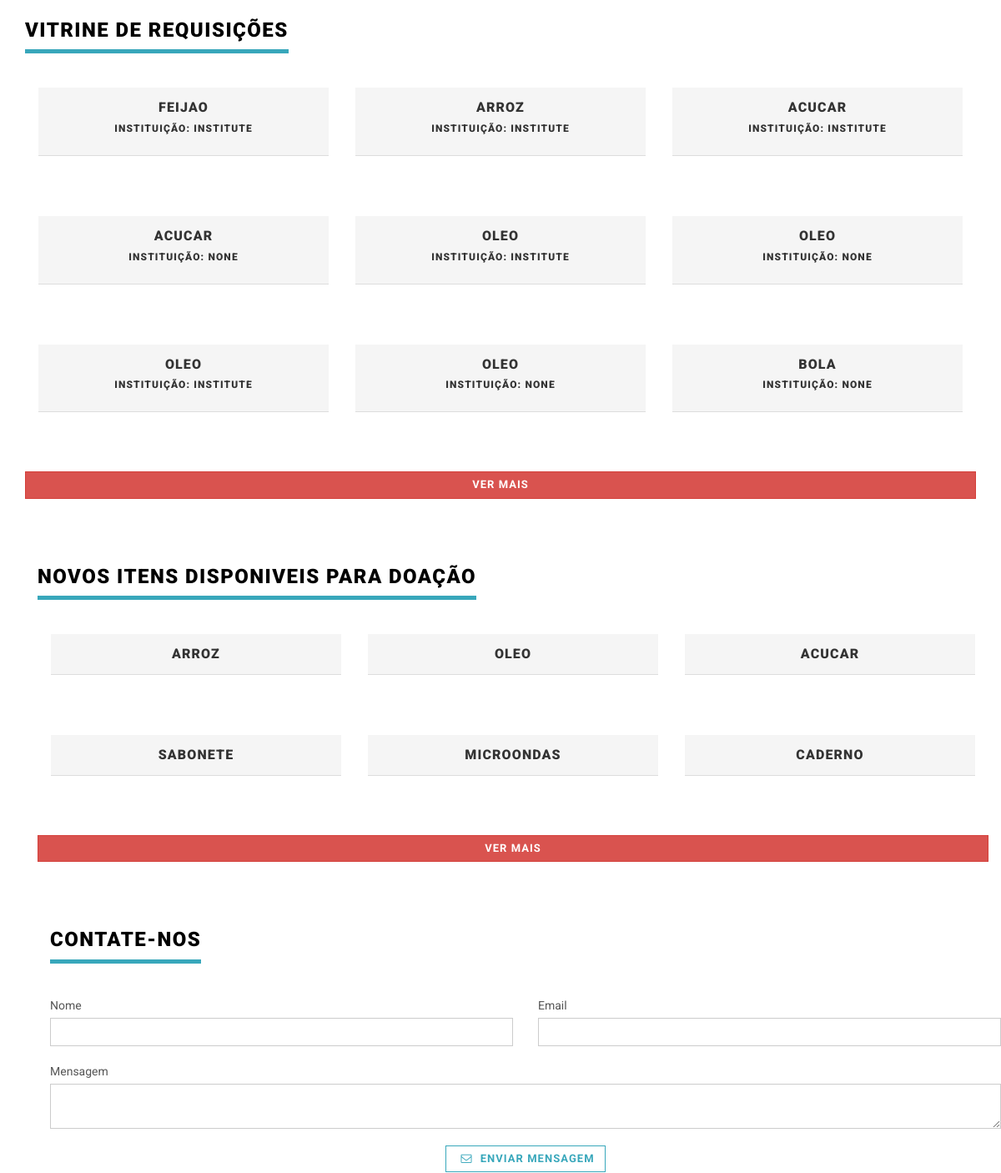
The app's page / (middle part), older data.
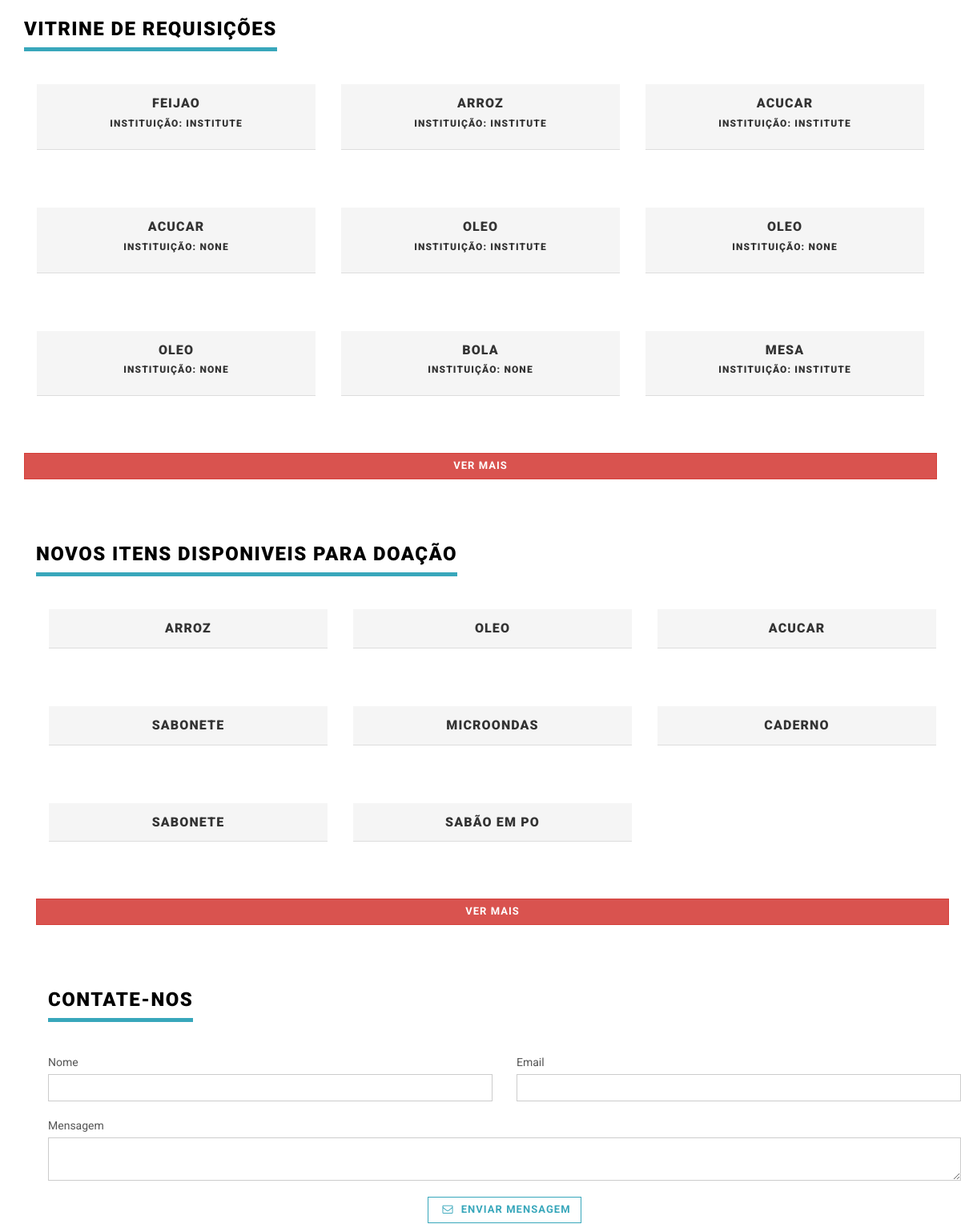
The same page, newer data.
### app/models.py (models this page shows, shortened)
class TimeStamped(models.Model):
    class Meta:
        abstract = True
    created_at = models.DateTimeField(auto_now_add=True)
    published_at = models.DateTimeField(auto_now=True)

class Requirement(TimeStamped):
    class Meta:
        verbose_name = "Necessidade"
        verbose_name_plural = "Necessidades"
    name = models.CharField(max_length=100, blank=True, null=True)
    type = models.CharField(max_length=50, choices=object_type)
    status = models.BooleanField(default=True)
    owner = models.ForeignKey(User, on_delete=models.CASCADE, blank=True, null=True)
    description = models.TextField(max_length=300)

class Item(TimeStamped):
    owner = models.ForeignKey(User, on_delete=models.CASCADE)
    description = models.CharField(max_length=300)
    name_item = models.CharField(max_length=100)
    photo = models.URLField()
    status = models.BooleanField(default=True)

### app/views/HomeView.py (the view)
# urls.py: url(r'^$', HomeView.as_view(), name='home'),
class HomeView(ListView):
    def get(self, request, *args, **kwargs):
        requeriments = Requirement.objects.all()
        queryset = Post.objects.filter(is_visible=True).order_by('-created_at')[:6]
        itens = Item.objects.all().filter(status=True)
        form = FormRequirement
        return render(request, 'index.html', {'requeriments': requeriments,
                                              'form': form, 'recent_posts': queryset, 'itens': itens})

### app/templates/index.html (shortened to what the changed rows need)
{% extends 'base.html' %}
{% load staticfiles %}
{% block content %}
    <section class="bar background-white no-mb">
        <div class="container">
            <div class="row">
                <div class="col-md-12">
                    {% for requeriment in requeriments %}
                        {% if forloop.counter < 10 %}
                            <div class="col-md-4">
                                <div class="treasure panel panel-default">
                                    <div class="panel-heading">
                                        <h3 class="panel-title" align="center">{{ requeriment.name }}</h3>
                                        <h6 class="panel-default" align="center">
                                            Instituição: {{ requeriment.owner }}</h6>
                                    </div>
                                    <div class="panel-body">
                                        <a href="/requeriments/{{ requeriment.id }}">
                                            <div class="treasure-photo">
                                            </div>
                                        </a>
                                    </div>
                                </div>
                            </div>
                        {% endif %}
                    {% endfor %}
                    </div>
                <br>
            </div>
            <section class="bar background-white no-mb">
                <div class="container">
                    <div class="row">
                        <div class="col-md-12">
                            {% for item in itens %}
                                {% if forloop.counter < 10 %}
                                    <div class="col-md-4">
                                        <div class="treasure panel panel-default">
                                            <div class="panel-heading">
                                                <h3 class="panel-title" align="center">{{ item.name_item }}</h3>
                                            </div>
                                            <div class="panel-body">
                                                <a href="/new-items/{{ item.id }}">
                                                    <div class="treasure-photo">
                                                    </div>
                                                </a>
                                            </div>
                                        </div>
                                    </div>
                                {% endif %}
                            {% endfor %}
                            </div>
                        <br>
                    </div>
{% endblock %}

Row changes from the older to the newer data that the page shows:
removed Requirement: name "OLEO", owner "INSTITUTE"
now on this page (row unchanged): Requirement: name "MESA", owner "INSTITUTE"
added Item: name_item "SABONETE"
added Item: name_item "SABÃO EM PO"
